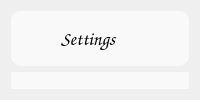
         <widget class="QWidget" name="Settings">
          <layout class="QVBoxLayout" name="verticalLayout_4">
           <item>
            <widget class="QWidget" name="widget_9" native="true">
             <property name="maximumSize">
              <size>
               <width>16777215</width>
               <height>55</height>
              </size>
             </property>
             <property name="font">
              <font>
               <pointsize>25</pointsize>
               <weight>50</weight>
               <italic>false</italic>
               <bold>false</bold>
              </font>
             </property>
             <property name="styleSheet">
              <string notr="true">background-color: rgb(249, 249, 249);
border-radius: 10px;</string>
             </property>
             <layout class="QHBoxLayout" name="horizontalLayout_7">
              <item>
               <widget class="QPushButton" name="pushButton_11">
                <property name="maximumSize">
                 <size>
                  <width>35</width>
                  <height>16777215</height>
                 </size>
                </property>
                <property name="styleSheet">
                 <string notr="true">QPushButton:hover {
	
	background-color: qlineargradient(spread:pad, x1:0.54, y1:0, x2:0.517045, y2:1, stop:0 rgba(0, 0, 0, 54), stop:1 rgba(255, 255, 255, 255));
}</string>
                </property>
                <property name="text">
                 <string/>
                </property>
                <property name="icon">
                 <iconset>
                  <normaloff>../../../.designer/VMDb/VMDB v1.5/img/back.png</normaloff>../../../.designer/VMDb/VMDB v1.5/img/back.png</iconset>
                </property>
                <property name="iconSize">
                 <size>
                  <width>40</width>
                  <height>40</height>
                 </size>
                </property>
                <property name="flat">
                 <bool>false</bool>
                </property>
               </widget>
              </item>
              <item>
               <widget class="QLabel" name="label_2">
                <property name="font">
                 <font>
                  <family>Comic Sans MS</family>
                  <pointsize>14</pointsize>
                  <weight>50</weight>
                  <italic>false</italic>
                  <bold>false</bold>
                 </font>
                </property>
                <property name="text">
                 <string>Settings</string>
                </property>
               </widget>
              </item>
             </layout>
            </widget>
           </item>
           <item>
            <widget class="QWidget" name="widget_8" native="true">
             <property name="styleSheet">
              <string notr="true">background-color: rgb(249, 249, 249);
border-radius: 10px;</string>
             </property>
            </widget>
           </item>
          </layout>
         </widget>
